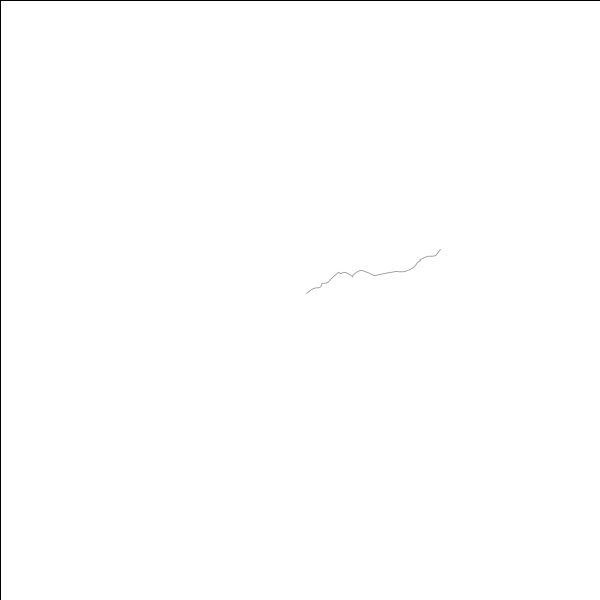
Frame 1 (no input)
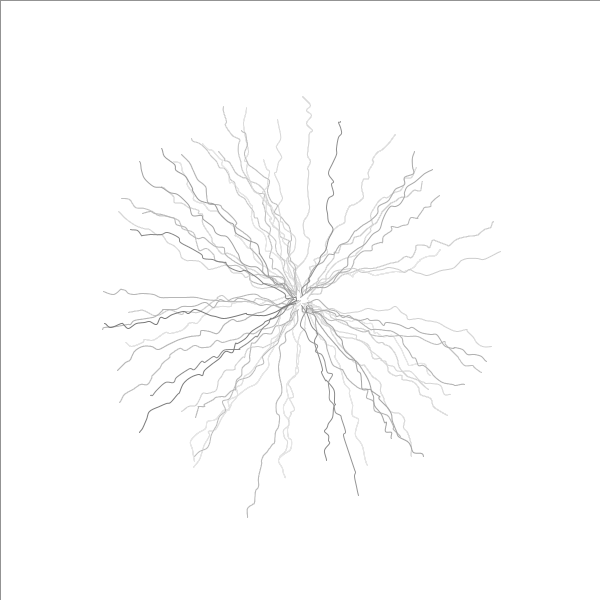
Frame 60 (the mouse pressed at the canvas centre just before this capture)
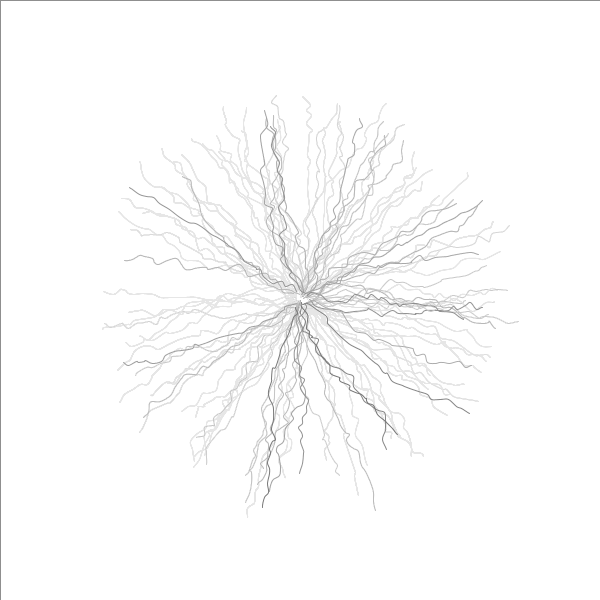
Frame 120 (the mouse held since frame 60 and released just before this capture)

The Processing sketch that drew these frames (run headless with seeded random() and noise(); from frame 60 on, the mouse is pressed at the canvas centre):

// Processing sketch: processing_79843
// ── processing_79843.pde


void setup() {
  size(600, 600);

  noFill();
  frameRate(15);
  background(255);
}
float a=0;

void draw() {

  fill(255, 255, 255, 5);
  rect(0, 0, width, height);
  noFill();
  translate(width/2, height/2);

  // for (int a=0;a<360;a++) {
  stroke(random(100)+100);

  if (keyPressed) {
    rotate(degrees(a-=0.1));
  }
  else { 
    rotate(degrees(random(360)));
  }
  beginShape();
  curveVertex(0, 0);
  int x=0;
  int y=0;
  for (int i=0;i<30;i++) {
    curveVertex(x+=random(10), y+=random(10));
  }
  endShape();
  //}
}
